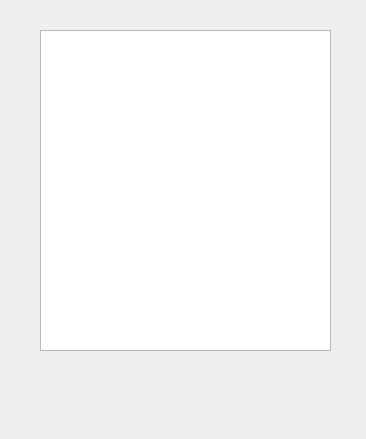
<?xml version="1.0" encoding="UTF-8"?>
<ui version="4.0">
 <class>sqltableview</class>
 <widget class="QWidget" name="sqltableview">
  <property name="geometry">
   <rect>
    <x>0</x>
    <y>0</y>
    <width>366</width>
    <height>439</height>
   </rect>
  </property>
  <property name="windowTitle">
   <string>Form</string>
  </property>
  <widget class="QTableView" name="tableView">
   <property name="geometry">
    <rect>
     <x>40</x>
     <y>30</y>
     <width>291</width>
     <height>321</height>
    </rect>
   </property>
  </widget>
 </widget>
 <resources/>
 <connections/>
</ui>
